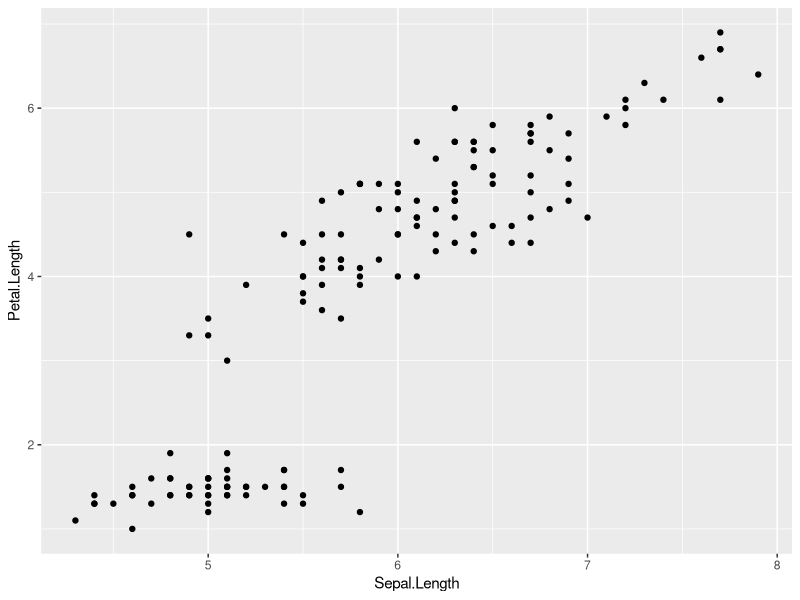
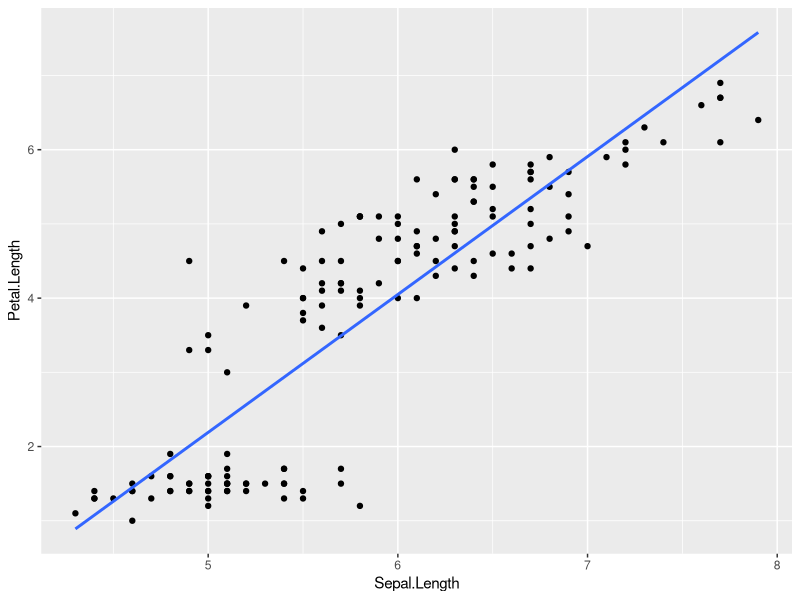
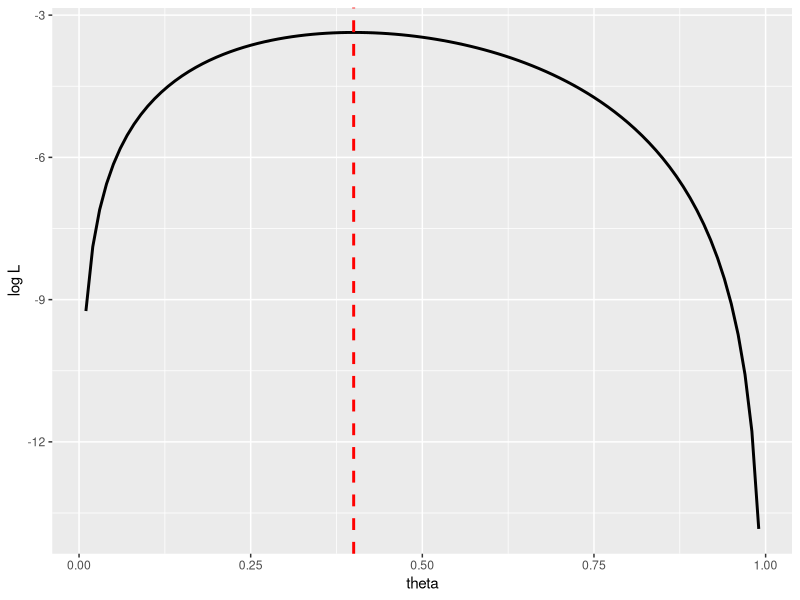
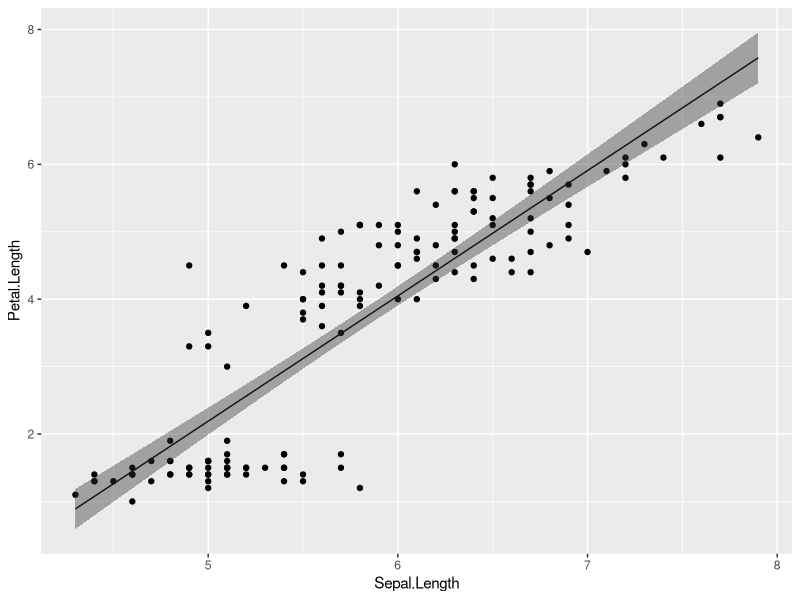
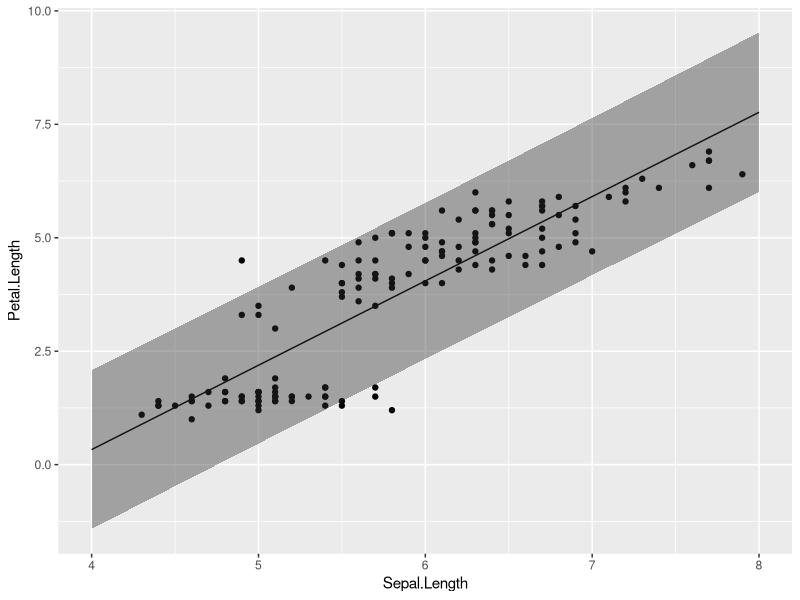

Source code (R) for these figures, in order:
## ---- chunk 1
knitr::opts_chunk$set(echo = TRUE)
library(ggplot2)
set.seed(1)
## ---- chunk 2
p = ggplot2::ggplot() + 
  ggplot2::geom_point(data = iris, aes(x = Sepal.Length, y = Petal.Length))
p
## ---- chunk 3
result = lm(data = iris, Petal.Length ~ 1 + Sepal.Length) 
## ---- chunk 4
summary(result)
## ---- chunk 5
p = ggplot2::ggplot() + 
  ggplot2::geom_point(data = iris, aes(x = Sepal.Length, y = Petal.Length)) +
  ggplot2::geom_smooth(data = iris, aes(x = Sepal.Length, y = Petal.Length), formula = y~x, method = "lm", se = FALSE)
p

## ---- chunk 6

D = c(1, 0, 1, 0, 0) #観測データのベクトル：1=表、0=裏とする

#対数尤度を求める関数
LogLikelihood = function(x){
  return(function(theta){
    L = 1
    for(i in 1:length(x)){
      L = L * theta^(x[i]) * (1-theta)^(1-x[i])
    }
    return(log(L))
  })
}

#optimize関数で、対数尤度が最も高くなるパラメータthetaを推定する
result_mlm = optimize(f = LogLikelihood(D), c(0, 1), maximum=TRUE) 

result_mlm

## ---- chunk 7

#図示する
theta = seq(0.01,0.99,0.01)
logL = log(theta)+log(1-theta)+log(theta)+log(1-theta) + log(1-theta)

data_mlm = data.frame(x=theta, y=logL)

ggplot2::ggplot() +
  ggplot2::geom_line(data=data_mlm, aes(x=x, y= y), size=1) + 
  ggplot2::geom_vline(xintercept = result_mlm$maximum, linetype="dashed", colour="red", size=1) +
  ggplot2::labs(x ="theta", y= "log L") 

## ---- chunk 8

result = lm(data = iris, Petal.Length ~ 1 + Sepal.Length) 

result_conf = predict(result, interval = "confidence", level = 0.95)

## ---- chunk 9
head(result_conf)
## ---- chunk 10

plot_conf = cbind(iris, result_conf) #実測値のデータと予測値のデータを結合する。

ggplot2::ggplot() + 
  ggplot2::geom_point(data = plot_conf, aes(x = Sepal.Length, y = Petal.Length)) + 
  ggplot2::geom_line(data = plot_conf, aes(x = Sepal.Length, y = fit)) + 
  ggplot2::geom_ribbon(data = plot_conf, aes(x = Sepal.Length, ymax = upr, ymin = lwr), alpha = 0.4) 
## ---- chunk 11

result = lm(data = iris, Petal.Length ~ 1 + Sepal.Length) 

new = data.frame(Sepal.Length = seq(4, 8, 0.1)) #0.1刻みで4から8まで範囲の数値ベクトルを入れたデータを仮に作る

result_pred = predict(result, newdata = new, interval = "prediction", level = 0.95) #newdataに先ほど作成した仮のデータを入れる。

head(result_pred) #仮データの数値に対応する予測区間が求められる

## ---- chunk 12

plot_pred = data.frame(Sepal.Length = seq(4, 8, 0.1), result_pred) #予測区間のデータを作成する

ggplot2::ggplot() + 
  ggplot2::geom_point(data = iris, aes(x = Sepal.Length, y = Petal.Length)) + 
  ggplot2::geom_line(data = plot_pred, aes(x = Sepal.Length, y = fit)) + 
  ggplot2::geom_ribbon(data = plot_pred, aes(x = Sepal.Length, ymax = upr, ymin = lwr), alpha = 0.4) 
## ---- chunk 13
head(trees)
## ---- chunk 14

summary(lm(data = trees, Height ~ 1 + Girth))
## ---- chunk 15

summary(lm(data = trees, Height ~ 1 + Volume))
